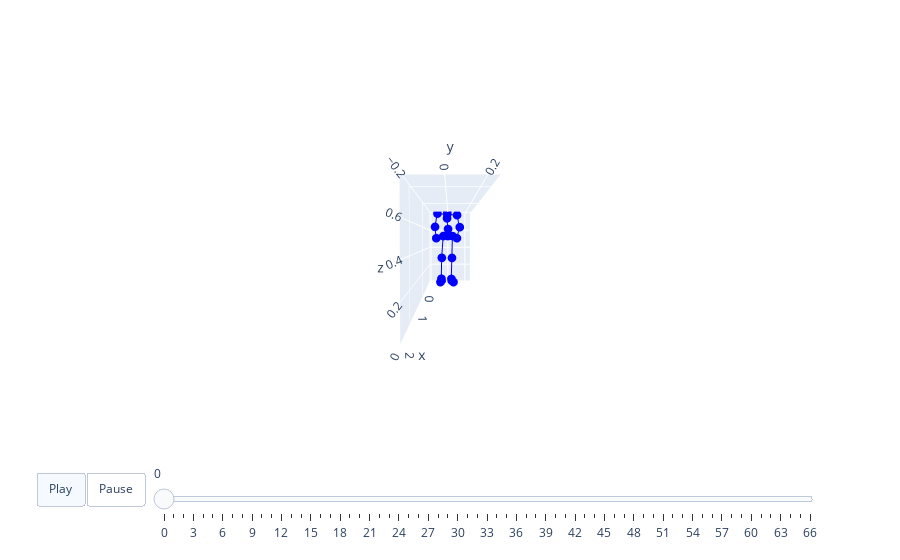

Notebook code cell kept with this figure:
### Code cell
motion1 = motion1 * std1 + mean1
bones = kit_bone if opt.dataset_name == 'kit' else None
joint = recover_from_ric(torch.from_numpy(motion1).float(), opt.joints_num).numpy()
animate3d(joint[:length]/1000, BONE_LINK=bones, save_path=None) # 'init.html'

### Figure 1 — Plotly figure (JSON) as saved in the notebook; plotly's stock layout.template omitted (floating-point values rounded to 4 significant figures)
{"data": [{"marker": {"color": "blue", "size": 3}, "mode": "lines+markers", "name": "Nodes0", "type": "scatter3d", "x": [0, 0.00356, null, 0.00356, 0.01881, null, 0.01881, -0.03387, null, -0.03387, -0.009255, null, -0.009255, 0.04431, null, 0, -0.00356, null, -0.00356, 0.001779, null, 0.001779, -0.04185, null, -0.04185, -0.017, null, -0.017, 0.03438, null, 0, 0.01255, null, 0.01255, 0.01554, null, 0.01554, 0.01257, null, 0.01257, 0.03087, null, 0.01257, 0.009011, null, 0.009011, -0.1074, null, -0.1074, -0.1707, null, 0.01257, 0.01613, null, 0.01613, -0.1156, null, -0.1156, -0.1774], "y": [0, -0.05188, null, -0.05188, -0.06885, null, -0.06885, -0.07473, null, -0.07473, -0.07164, null, -0.07164, -0.08336, null, 0, 0.05188, null, 0.05188, 0.04478, null, 0.04478, 0.03903, null, 0.03903, 0.04181, null, 0.04181, 0.06212, null, 0, 0.001277, null, 0.001277, -0.01046, null, -0.01046, -0.008082, null, -0.008082, -0.006787, null, -0.008082, -0.1177, null, -0.1177, -0.1494, null, -0.1494, -0.1376, null, -0.008082, 0.1015, null, 0.1015, 0.1354, null, 0.1354, 0.1037], "z": [0.5303, 0.5306, null, 0.5306, 0.2866, null, 0.2866, 0.0464, null, 0.0464, 0.02905, null, 0.02905, 0.01631, null, 0.5303, 0.53, null, 0.53, 0.2852, null, 0.2852, 0.04314, null, 0.04314, 0.02607, null, 0.02607, 0.01533, null, 0.5303, 0.6093, null, 0.6093, 0.7287, null, 0.7287, 0.7725, null, 0.7725, 0.7962, null, 0.7725, 0.7812, null, 0.7812, 0.6371, null, 0.6371, 0.5071, null, 0.7725, 0.7638, null, 0.7638, 0.634, null, 0.634, 0.5067]}], "layout": {"scene": {"aspectmode": "manual", "aspectratio": {"x": 2.595, "y": 0.4691, "z": 0.7968}, "camera": {"eye": {"x": 3, "y": 0, "z": 0.1}}, "xaxis": {"range": [-0.199, 2.396]}, "yaxis": {"range": [-0.2101, 0.2591]}, "zaxis": {"range": [0, 0.7968]}}, "sliders": [{"len": 0.9, "pad": {"b": 10, "t": 60}, "steps": [{"args": [["frame0"], {"frame": {"duration": 0}, "fromcurrent": true, "mode": "immediate", "transition": {"duration": 0, "easing": "linear"}}], "label": "0", "method": "animate"}, {"args": [["frame1"], {"frame": {"duration": 0}, "fromcurrent": true, "mode": "immediate", "transition": {"duration": 0, "easing": "linear"}}], "label": "1", "method": "animate"}, {"args": [["frame2"], {"frame": {"duration": 0}, "fromcurrent": true, "mode": "immediate", "transition": {"duration": 0, "easing": "linear"}}], "label": "2", "method": "animate"}, {"args": [["frame3"], {"frame": {"duration": 0}, "fromcurrent": true, "mode": "immediate", "transition": {"duration": 0, "easing": "linear"}}], "label": "3", "method": "animate"}, {"args": [["frame4"], {"frame": {"duration": 0}, "fromcurrent": true, "mode": "immediate", "transition": {"duration": 0, "easing": "linear"}}], "label": "4", "method": "animate"}, {"args": [["frame5"], {"frame": {"duration": 0}, "fromcurrent": true, "mode": "immediate", "transition": {"duration": 0, "easing": "linear"}}], "label": "5", "method": "animate"}, {"args": [["frame6"], {"frame": {"duration": 0}, "fromcurrent": true, "mode": "immediate", "transition": {"duration": 0, "easing": "linear"}}], "label": "6", "method": "animate"}, {"args": [["frame7"], {"frame": {"duration": 0}, "fromcurrent": true, "mode": "immediate", "transition": {"duration": 0, "easing": "linear"}}], "label": "7", "method": "animate"}, {"args": [["frame8"], {"frame": {"duration": 0}, "fromcurrent": true, "mode": "immediate", "transition": {"duration": 0, "easing": "linear"}}], "label": "8", "method": "animate"}, {"args": [["frame9"], {"frame": {"duration": 0}, "fromcurrent": true, "mode": "immediate", "transition": {"duration": 0, "easing": "linear"}}], "label": "9", "method": "animate"}, {"args": [["frame10"], {"frame": {"duration": 0}, "fromcurrent": true, "mode": "immediate", "transition": {"duration": 0, "easing": "linear"}}], "label": "10", "method": "animate"}, {"args": [["frame11"], {"frame": {"duration": 0}, "fromcurrent": true, "mode": "immediate", "transition": {"duration": 0, "easing": "linear"}}], "label": "11", "method": "animate"}, {"args": [["frame12"], {"frame": {"duration": 0}, "fromcurrent": true, "mode": "immediate", "transition": {"duration": 0, "easing": "linear"}}], "label": "12", "method": "animate"}, {"args": [["frame13"], {"frame": {"duration": 0}, "fromcurrent": true, "mode": "immediate", "transition": {"duration": 0, "easing": "linear"}}], "label": "13", "method": "animate"}, {"args": [["frame14"], {"frame": {"duration": 0}, "fromcurrent": true, "mode": "immediate", "transition": {"duration": 0, "easing": "linear"}}], "label": "14", "method": "animate"}, {"args": [["frame15"], {"frame": {"duration": 0}, "fromcurrent": true, "mode": "immediate", "transition": {"duration": 0, "easing": "linear"}}], "label": "15", "method": "animate"}, {"args": [["frame16"], {"frame": {"duration": 0}, "fromcurrent": true, "mode": "immediate", "transition": {"duration": 0, "easing": "linear"}}], "label": "16", "method": "animate"}, {"args": [["frame17"], {"frame": {"duration": 0}, "fromcurrent": true, "mode": "immediate", "transition": {"duration": 0, "easing": "linear"}}], "label": "17", "method": "animate"}, {"args": [["frame18"], {"frame": {"duration": 0}, "fromcurrent": true, "mode": "immediate", "transition": {"duration": 0, "easing": "linear"}}], "label": "18", "method": "animate"}, {"args": [["frame19"], {"frame": {"duration": 0}, "fromcurrent": true, "mode": "immediate", "transition": {"duration": 0, "easing": "linear"}}], "label": "19", "method": "animate"}, {"args": [["frame20"], {"frame": {"duration": 0}, "fromcurrent": true, "mode": "immediate", "transition": {"duration": 0, "easing": "linear"}}], "label": "20", "method": "animate"}, {"args": [["frame21"], {"frame": {"duration": 0}, "fromcurrent": true, "mode": "immediate", "transition": {"duration": 0, "easing": "linear"}}], "label": "21", "method": "animate"}, {"args": [["frame22"], {"frame": {"duration": 0}, "fromcurrent": true, "mode": "immediate", "transition": {"duration": 0, "easing": "linear"}}], "label": "22", "method": "animate"}, {"args": [["frame23"], {"frame": {"duration": 0}, "fromcurrent": true, "mode": "immediate", "transition": {"duration": 0, "easing": "linear"}}], "label": "23", "method": "animate"}, {"args": [["frame24"], {"frame": {"duration": 0}, "fromcurrent": true, "mode": "immediate", "transition": {"duration": 0, "easing": "linear"}}], "label": "24", "method": "animate"}, {"args": [["frame25"], {"frame": {"duration": 0}, "fromcurrent": true, "mode": "immediate", "transition": {"duration": 0, "easing": "linear"}}], "label": "25", "method": "animate"}, {"args": [["frame26"], {"frame": {"duration": 0}, "fromcurrent": true, "mode": "immediate", "transition": {"duration": 0, "easing": "linear"}}], "label": "26", "method": "animate"}, {"args": [["frame27"], {"frame": {"duration": 0}, "fromcurrent": true, "mode": "immediate", "transition": {"duration": 0, "easing": "linear"}}], "label": "27", "method": "animate"}, {"args": [["frame28"], {"frame": {"duration": 0}, "fromcurrent": true, "mode": "immediate", "transition": {"duration": 0, "easing": "linear"}}], "label": "28", "method": "animate"}, {"args": [["frame29"], {"frame": {"duration": 0}, "fromcurrent": true, "mode": "immediate", "transition": {"duration": 0, "easing": "linear"}}], "label": "29", "method": "animate"}, {"args": [["frame30"], {"frame": {"duration": 0}, "fromcurrent": true, "mode": "immediate", "transition": {"duration": 0, "easing": "linear"}}], "label": "30", "method": "animate"}, {"args": [["frame31"], {"frame": {"duration": 0}, "fromcurrent": true, "mode": "immediate", "transition": {"duration": 0, "easing": "linear"}}], "label": "31", "method": "animate"}, {"args": [["frame32"], {"frame": {"duration": 0}, "fromcurrent": true, "mode": "immediate", "transition": {"duration": 0, "easing": "linear"}}], "label": "32", "method": "animate"}, {"args": [["frame33"], {"frame": {"duration": 0}, "fromcurrent": true, "mode": "immediate", "transition": {"duration": 0, "easing": "linear"}}], "label": "33", "method": "animate"}, {"args": [["frame34"], {"frame": {"duration": 0}, "fromcurrent": true, "mode": "immediate", "transition": {"duration": 0, "easing": "linear"}}], "label": "34", "method": "animate"}, {"args": [["frame35"], {"frame": {"duration": 0}, "fromcurrent": true, "mode": "immediate", "transition": {"duration": 0, "easing": "linear"}}], "label": "35", "method": "animate"}, {"args": [["frame36"], {"frame": {"duration": 0}, "fromcurrent": true, "mode": "immediate", "transition": {"duration": 0, "easing": "linear"}}], "label": "36", "method": "animate"}, {"args": [["frame37"], {"frame": {"duration": 0}, "fromcurrent": true, "mode": "immediate", "transition": {"duration": 0, "easing": "linear"}}], "label": "37", "method": "animate"}, {"args": [["frame38"], {"frame": {"duration": 0}, "fromcurrent": true, "mode": "immediate", "transition": {"duration": 0, "easing": "linear"}}], "label": "38", "method": "animate"}, {"args": [["frame39"], {"frame": {"duration": 0}, "fromcurrent": true, "mode": "immediate", "transition": {"duration": 0, "easing": "linear"}}], "label": "39", "method": "animate"}, {"args": [["frame40"], {"frame": {"duration": 0}, "fromcurrent": true, "mode": "immediate", "transition": {"duration": 0, "easing": "linear"}}], "label": "40", "method": "animate"}, {"args": [["frame41"], {"frame": {"duration": 0}, "fromcurrent": true, "mode": "immediate", "transition": {"duration": 0, "easing": "linear"}}], "label": "41", "method": "animate"}, {"args": [["frame42"], {"frame": {"duration": 0}, "fromcurrent": true, "mode": "immediate", "transition": {"duration": 0, "easing": "linear"}}], "label": "42", "method": "animate"}, {"args": [["frame43"], {"frame": {"duration": 0}, "fromcurrent": true, "mode": "immediate", "transition": {"duration": 0, "easing": "linear"}}], "label": "43", "method": "animate"}, {"args": [["frame44"], {"frame": {"duration": 0}, "fromcurrent": true, "mode": "immediate", "transition": {"duration": 0, "easing": "linear"}}], "label": "44", "method": "animate"}, {"args": [["frame45"], {"frame": {"duration": 0}, "fromcurrent": true, "mode": "immediate", "transition": {"duration": 0, "easing": "linear"}}], "label": "45", "method": "animate"}, {"args": [["frame46"], {"frame": {"duration": 0}, "fromcurrent": true, "mode": "immediate", "transition": {"duration": 0, "easing": "linear"}}], "label": "46", "method": "animate"}, {"args": [["frame47"], {"frame": {"duration": 0}, "fromcurrent": true, "mode": "immediate", "transition": {"duration": 0, "easing": "linear"}}], "label": "47", "method": "animate"}, {"args": [["frame48"], {"frame": {"duration": 0}, "fromcurrent": true, "mode": "immediate", "transition": {"duration": 0, "easing": "linear"}}], "label": "48", "method": "animate"}, {"args": [["frame49"], {"frame": {"duration": 0}, "fromcurrent": true, "mode": "immediate", "transition": {"duration": 0, "easing": "linear"}}], "label": "49", "method": "animate"}, {"args": [["frame50"], {"frame": {"duration": 0}, "fromcurrent": true, "mode": "immediate", "transition": {"duration": 0, "easing": "linear"}}], "label": "50", "method": "animate"}, {"args": [["frame51"], {"frame": {"duration": 0}, "fromcurrent": true, "mode": "immediate", "transition": {"duration": 0, "easing": "linear"}}], "label": "51", "method": "animate"}, {"args": [["frame52"], {"frame": {"duration": 0}, "fromcurrent": true, "mode": "immediate", "transition": {"duration": 0, "easing": "linear"}}], "label": "52", "method": "animate"}, {"args": [["frame53"], {"frame": {"duration": 0}, "fromcurrent": true, "mode": "immediate", "transition": {"duration": 0, "easing": "linear"}}], "label": "53", "method": "animate"}, {"args": [["frame54"], {"frame": {"duration": 0}, "fromcurrent": true, "mode": "immediate", "transition": {"duration": 0, "easing": "linear"}}], "label": "54", "method": "animate"}, {"args": [["frame55"], {"frame": {"duration": 0}, "fromcurrent": true, "mode": "immediate", "transition": {"duration": 0, "easing": "linear"}}], "label": "55", "method": "animate"}, {"args": [["frame56"], {"frame": {"duration": 0}, "fromcurrent": true, "mode": "immediate", "transition": {"duration": 0, "easing": "linear"}}], "label": "56", "method": "animate"}, {"args": [["frame57"], {"frame": {"duration": 0}, "fromcurrent": true, "mode": "immediate", "transition": {"duration": 0, "easing": "linear"}}], "label": "57", "method": "animate"}, {"args": [["frame58"], {"frame": {"duration": 0}, "fromcurrent": true, "mode": "immediate", "transition": {"duration": 0, "easing": "linear"}}], "label": "58", "method": "animate"}, {"args": [["frame59"], {"frame": {"duration": 0}, "fromcurrent": true, "mode": "immediate", "transition": {"duration": 0, "easing": "linear"}}], "label": "59", "method": "animate"}, {"args": [["frame60"], {"frame": {"duration": 0}, "fromcurrent": true, "mode": "immediate", "transition": {"duration": 0, "easing": "linear"}}], "label": "60", "method": "animate"}, {"args": [["frame61"], {"frame": {"duration": 0}, "fromcurrent": true, "mode": "immediate", "transition": {"duration": 0, "easing": "linear"}}], "label": "61", "method": "animate"}, {"args": [["frame62"], {"frame": {"duration": 0}, "fromcurrent": true, "mode": "immediate", "transition": {"duration": 0, "easing": "linear"}}], "label": "62", "method": "animate"}, {"args": [["frame63"], {"frame": {"duration": 0}, "fromcurrent": true, "mode": "immediate", "transition": {"duration": 0, "easing": "linear"}}], "label": "63", "method": "animate"}, {"args": [["frame64"], {"frame": {"duration": 0}, "fromcurrent": true, "mode": "immediate", "transition": {"duration": 0, "easing": "linear"}}], "label": "64", "method": "animate"}, {"args": [["frame65"], {"frame": {"duration": 0}, "fromcurrent": true, "mode": "immediate", "transition": {"duration": 0, "easing": "linear"}}], "label": "65", "method": "animate"}, {"args": [["frame66"], {"frame": {"duration": 0}, "fromcurrent": true, "mode": "immediate", "transition": {"duration": 0, "easing": "linear"}}], "label": "66", "method": "animate"}], "x": 0.1, "y": 0}], "updatemenus": [{"buttons": [{"args": [null, {"frame": {"duration": 40}, "fromcurrent": true, "mode": "immediate", "transition": {"duration": 40, "easing": "linear"}}], "label": "Play", "method": "animate"}, {"args": [[null], {"frame": {"duration": 0}, "fromcurrent": true, "mode": "immediate", "transition": {"duration": 0, "easing": "linear"}}], "label": "Pause", "method": "animate"}], "direction": "left", "pad": {"r": 10, "t": 70}, "type": "buttons", "x": 0.1, "y": 0}]}}
